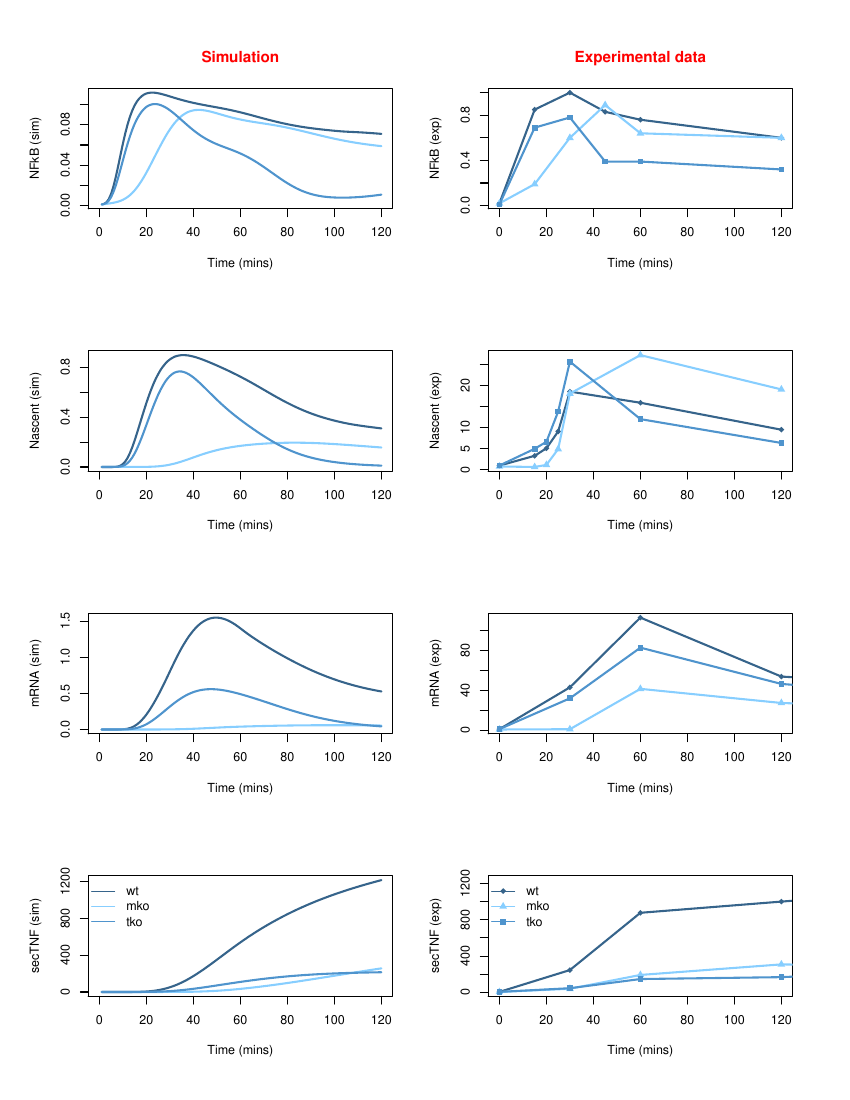

The script that saved this image:
####
# read 
####

# read experimental data 
nfkb_exp <- read.csv('../expdata/nfkb.csv')
nascent_exp <- read.csv('../expdata/nascent.csv')
mRNA_exp <- read.csv('../expdata/mRNA.csv')
sec_exp <- read.csv('../expdata/TNF_secrection.csv')


# read simulation data 
nfkb_sim <- read.csv('./simData/nfkb_sim.csv')
nascent_sim <- read.csv('./simData/nascent_sim.csv')
mRNA_sim <- read.csv('./simData/mRNA_sim.csv')
sec_sim <- read.csv('./simData/sec_sim.csv')


####  
# plot 
####

pdf(file='Fig5b.pdf', height=12, width=8, onefile=TRUE, family='Helvetica', paper='letter', pointsize=14) 

layout(matrix(c(5,1,6,2,7,3,8,4), 4, 2, byrow = TRUE))#, FFFR)

xlim = c(0,120)
colors <- c('steelblue4','skyblue1','steelblue3')
pchs <- c(18,17,15)
##
#exp plot
## 
# nfkb plot
matplot(nfkb_exp[,1],nfkb_exp[,2:4],type='o',pch=pchs,col=colors,
        lty=rep(1,3),xlab='Time (mins)',ylab='NFkB (exp)',xlim=xlim,lwd=2)
title(main = "Experimental data",col.main='red')

# nascnet plot
matplot(nascent_exp[,1],nascent_exp[,c(2,4,6)],type='o',pch=pchs,col=colors,
        lty=rep(1,3),xlab='Time (mins)',ylab='Nascent (exp)',xlim=xlim,lwd=2)

# mRNA plot
matplot(mRNA_exp[,1],mRNA_exp[,c(2,4,6)],type='o',pch=pchs,col=colors,
        lty=rep(1,3),xlab='Time (mins)',ylab='mRNA (exp)',xlim=xlim,lwd=2)


# sec exp plot 
matplot(sec_exp[,1],sec_exp[,c(2,4,6)],type='o',pch=pchs,col=colors,
        lty=rep(1,3),xlab='Time (mins)',ylab='secTNF (exp)',xlim=xlim,lwd=2)
legend("topleft",c("wt","mko","tko"),lty=rep(1,3),pch=pchs,col=colors,bty="n")

##
#sim plot
## 
# nfkb plot
matplot(nfkb_sim[,1],nfkb_sim[,2:4],type='l',col=colors,
        lty=rep(1,3),xlab='Time (mins)',ylab='NFkB (sim)',xlim=xlim,lwd=2)

title(main = "Simulation",col.main='red')

# nascnet plot
matplot(nascent_sim[,1],nascent_sim[,2:4],type='l',col=colors,
        lty=rep(1,3),xlab='Time (mins)',ylab='Nascent (sim)',xlim=xlim,lwd=2)

# mRNA plot
matplot(mRNA_sim[,1],mRNA_sim[,2:4],type='l',col=colors,
        lty=rep(1,3),xlab='Time (mins)',ylab='mRNA (sim)',xlim=xlim,lwd=2)

#axis(2,at = c(0,.7,1.4)*.8,labels = c(0,40,80))
# sec exp plot 
matplot(sec_sim[,1],sec_sim[,2:4],type='l',col=colors,
        lty=rep(1,3),xlab='Time (mins)',ylab='secTNF (sim)',xlim=xlim,lwd=2)
legend("topleft",c("wt","mko","tko"),lty=rep(1,3),pch=rep(NA,3),col=colors,bty="n")
#axis(2,at = c(0,16,32,48),labels = c(0,400,800,1200))

# end and open the pdf 
dev.off()
system('open Fig5b.pdf')
